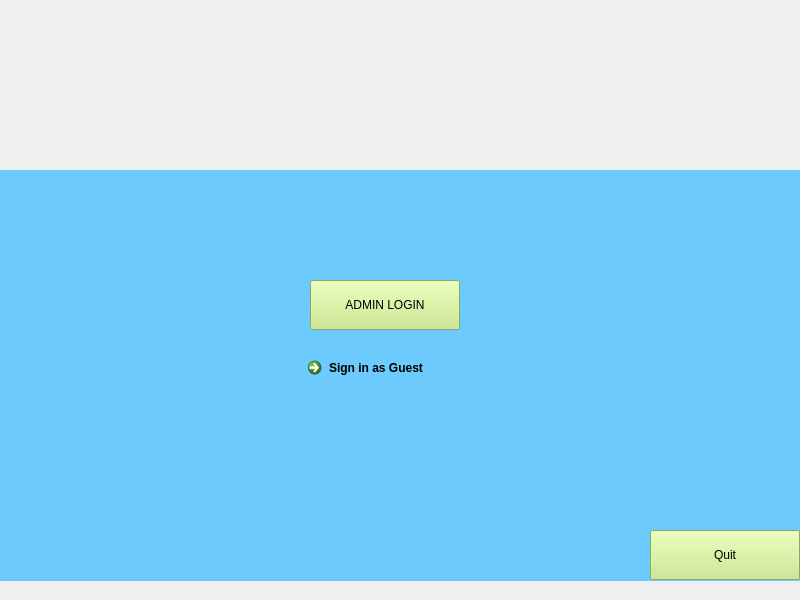
<?xml version="1.0" encoding="UTF-8"?>
<ui version="4.0">
 <class>MainWindow</class>
 <widget class="QMainWindow" name="MainWindow">
  <property name="geometry">
   <rect>
    <x>0</x>
    <y>0</y>
    <width>800</width>
    <height>600</height>
   </rect>
  </property>
  <property name="sizePolicy">
   <sizepolicy hsizetype="Fixed" vsizetype="Fixed">
    <horstretch>0</horstretch>
    <verstretch>0</verstretch>
   </sizepolicy>
  </property>
  <property name="minimumSize">
   <size>
    <width>800</width>
    <height>600</height>
   </size>
  </property>
  <property name="maximumSize">
   <size>
    <width>800</width>
    <height>600</height>
   </size>
  </property>
  <property name="windowTitle">
   <string>MainWindow</string>
  </property>
  <property name="iconSize">
   <size>
    <width>50</width>
    <height>50</height>
   </size>
  </property>
  <widget class="QWidget" name="centralwidget">
   <widget class="QLabel" name="label">
    <property name="enabled">
     <bool>true</bool>
    </property>
    <property name="geometry">
     <rect>
      <x>0</x>
      <y>0</y>
      <width>800</width>
      <height>200</height>
     </rect>
    </property>
    <property name="sizePolicy">
     <sizepolicy hsizetype="Maximum" vsizetype="Fixed">
      <horstretch>0</horstretch>
      <verstretch>0</verstretch>
     </sizepolicy>
    </property>
    <property name="minimumSize">
     <size>
      <width>0</width>
      <height>0</height>
     </size>
    </property>
    <property name="maximumSize">
     <size>
      <width>16777215</width>
      <height>16777215</height>
     </size>
    </property>
    <property name="text">
     <string/>
    </property>
    <property name="pixmap">
     <pixmap>train.png</pixmap>
    </property>
    <property name="scaledContents">
     <bool>true</bool>
    </property>
    <property name="indent">
     <number>0</number>
    </property>
   </widget>
   <widget class="QStackedWidget" name="pages">
    <property name="geometry">
     <rect>
      <x>0</x>
      <y>170</y>
      <width>801</width>
      <height>411</height>
     </rect>
    </property>
    <property name="styleSheet">
     <string notr="true">background-color: rgb(108, 202, 253);</string>
    </property>
    <property name="currentIndex">
     <number>0</number>
    </property>
    <widget class="QWidget" name="page1">
     <widget class="QPushButton" name="admin">
      <property name="geometry">
       <rect>
        <x>310</x>
        <y>110</y>
        <width>150</width>
        <height>50</height>
       </rect>
      </property>
      <property name="sizePolicy">
       <sizepolicy hsizetype="Expanding" vsizetype="Maximum">
        <horstretch>0</horstretch>
        <verstretch>0</verstretch>
       </sizepolicy>
      </property>
      <property name="maximumSize">
       <size>
        <width>16777215</width>
        <height>50</height>
       </size>
      </property>
      <property name="styleSheet">
       <string notr="true">font: 75 italic 18pt &quot;Ubuntu Mono&quot;;
background-color: rgba(197, 232, 126,1);
</string>
      </property>
      <property name="text">
       <string>ADMIN LOGIN</string>
      </property>
     </widget>
     <widget class="QCommandLinkButton" name="guest">
      <property name="geometry">
       <rect>
        <x>300</x>
        <y>180</y>
        <width>168</width>
        <height>36</height>
       </rect>
      </property>
      <property name="styleSheet">
       <string notr="true">font: 75 italic 12pt &quot;Ubuntu Mono&quot;;
background-color: rgba(197, 232, 126,1);
</string>
      </property>
      <property name="text">
       <string>Sign in as Guest</string>
      </property>
     </widget>
     <widget class="QPushButton" name="quit">
      <property name="geometry">
       <rect>
        <x>650</x>
        <y>360</y>
        <width>150</width>
        <height>50</height>
       </rect>
      </property>
      <property name="autoFillBackground">
       <bool>false</bool>
      </property>
      <property name="styleSheet">
       <string notr="true">font: 75 italic 20pt &quot;Ubuntu Mono&quot;;
background-color: rgba(197, 232, 126,1);
</string>
      </property>
      <property name="text">
       <string>Quit</string>
      </property>
      <property name="autoDefault">
       <bool>false</bool>
      </property>
      <property name="default">
       <bool>false</bool>
      </property>
     </widget>
    </widget>
    <widget class="QWidget" name="login_page">
     <widget class="QGroupBox" name="groupBox">
      <property name="geometry">
       <rect>
        <x>39</x>
        <y>49</y>
        <width>311</width>
        <height>191</height>
       </rect>
      </property>
      <property name="title">
       <string>Sign in </string>
      </property>
      <widget class="QLineEdit" name="username">
       <property name="geometry">
        <rect>
         <x>110</x>
         <y>50</y>
         <width>151</width>
         <height>24</height>
        </rect>
       </property>
      </widget>
      <widget class="QLineEdit" name="password">
       <property name="geometry">
        <rect>
         <x>110</x>
         <y>100</y>
         <width>151</width>
         <height>24</height>
        </rect>
       </property>
      </widget>
      <widget class="QLabel" name="label_user">
       <property name="geometry">
        <rect>
         <x>30</x>
         <y>50</y>
         <width>71</width>
         <height>16</height>
        </rect>
       </property>
       <property name="text">
        <string>Username:</string>
       </property>
      </widget>
      <widget class="QLabel" name="label_pass">
       <property name="geometry">
        <rect>
         <x>30</x>
         <y>100</y>
         <width>58</width>
         <height>16</height>
        </rect>
       </property>
       <property name="text">
        <string>Password:</string>
       </property>
      </widget>
      <widget class="QPushButton" name="submit_login">
       <property name="geometry">
        <rect>
         <x>100</x>
         <y>150</y>
         <width>80</width>
         <height>24</height>
        </rect>
       </property>
       <property name="styleSheet">
        <string notr="true">font: 75 bold italic 14pt &quot;Ubuntu Mono&quot;;
background-color: rgba(197, 232, 126,1);
</string>
       </property>
       <property name="text">
        <string>Submit</string>
       </property>
      </widget>
      <widget class="QLabel" name="error_label">
       <property name="geometry">
        <rect>
         <x>10</x>
         <y>20</y>
         <width>281</width>
         <height>21</height>
        </rect>
       </property>
       <property name="styleSheet">
        <string notr="true">font: 75 bold italic 14pt &quot;Ubuntu Mono&quot;;
</string>
       </property>
       <property name="text">
        <string>&lt;html&gt;&lt;head/&gt;&lt;body&gt;&lt;p&gt;&lt;span style=&quot; color:#ef2929;&quot;/&gt;&lt;/p&gt;&lt;/body&gt;&lt;/html&gt;</string>
       </property>
      </widget>
     </widget>
     <widget class="QPushButton" name="back_button">
      <property name="geometry">
       <rect>
        <x>10</x>
        <y>370</y>
        <width>80</width>
        <height>30</height>
       </rect>
      </property>
      <property name="styleSheet">
       <string notr="true">font: 75 bold italic 12pt &quot;Ubuntu Mono&quot;;
background-color: rgba(197, 232, 126,1);
</string>
      </property>
      <property name="text">
       <string>&lt;-- Back</string>
      </property>
     </widget>
    </widget>
    <widget class="QWidget" name="page2">
     <widget class="QCommandLinkButton" name="logout">
      <property name="geometry">
       <rect>
        <x>670</x>
        <y>40</y>
        <width>111</width>
        <height>41</height>
       </rect>
      </property>
      <property name="styleSheet">
       <string notr="true">font: 75 italic 12pt &quot;Ubuntu Mono&quot;;
background-color: rgba(197, 232, 126,1);
</string>
      </property>
      <property name="text">
       <string>Log out</string>
      </property>
     </widget>
     <widget class="QLabel" name="welcome_message">
      <property name="geometry">
       <rect>
        <x>50</x>
        <y>30</y>
        <width>211</width>
        <height>71</height>
       </rect>
      </property>
      <property name="styleSheet">
       <string notr="true">font: 75 bold italic 20pt &quot;Ubuntu Mono&quot;;
</string>
      </property>
      <property name="text">
       <string>Hello, Admin!</string>
      </property>
     </widget>
     <widget class="QLCDNumber" name="date_time">
      <property name="geometry">
       <rect>
        <x>20</x>
        <y>300</y>
        <width>751</width>
        <height>91</height>
       </rect>
      </property>
      <property name="digitCount">
       <number>10</number>
      </property>
     </widget>
     <widget class="QComboBox" name="train_ID">
      <property name="geometry">
       <rect>
        <x>150</x>
        <y>120</y>
        <width>79</width>
        <height>24</height>
       </rect>
      </property>
      <item>
       <property name="text">
        <string>IR1</string>
       </property>
      </item>
      <item>
       <property name="text">
        <string>IR2</string>
       </property>
      </item>
      <item>
       <property name="text">
        <string>IR3</string>
       </property>
      </item>
      <item>
       <property name="text">
        <string>IR4</string>
       </property>
      </item>
      <item>
       <property name="text">
        <string>IR5</string>
       </property>
      </item>
      <item>
       <property name="text">
        <string>RE1</string>
       </property>
      </item>
      <item>
       <property name="text">
        <string>RE2</string>
       </property>
      </item>
      <item>
       <property name="text">
        <string>RE3</string>
       </property>
      </item>
      <item>
       <property name="text">
        <string/>
       </property>
      </item>
     </widget>
     <widget class="QSlider" name="horizontalSlider">
      <property name="geometry">
       <rect>
        <x>150</x>
        <y>180</y>
        <width>181</width>
        <height>16</height>
       </rect>
      </property>
      <property name="orientation">
       <enum>Qt::Horizontal</enum>
      </property>
     </widget>
     <widget class="QLabel" name="delay">
      <property name="geometry">
       <rect>
        <x>155</x>
        <y>200</y>
        <width>171</width>
        <height>20</height>
       </rect>
      </property>
      <property name="styleSheet">
       <string notr="true">font: 75 italic 12pt &quot;Ubuntu Mono&quot;;
background-color: rgba(197, 232, 126,1);
</string>
      </property>
      <property name="text">
       <string>0 minutes</string>
      </property>
     </widget>
     <widget class="QLabel" name="labe_ID">
      <property name="geometry">
       <rect>
        <x>90</x>
        <y>123</y>
        <width>58</width>
        <height>16</height>
       </rect>
      </property>
      <property name="styleSheet">
       <string notr="true">font: 75 bold italic 12pt &quot;Ubuntu Mono&quot;;
</string>
      </property>
      <property name="text">
       <string>ID:</string>
      </property>
     </widget>
     <widget class="QLabel" name="label_delay">
      <property name="geometry">
       <rect>
        <x>80</x>
        <y>180</y>
        <width>58</width>
        <height>16</height>
       </rect>
      </property>
      <property name="styleSheet">
       <string notr="true">font: 75 bold italic 12pt &quot;Ubuntu Mono&quot;;

</string>
      </property>
      <property name="text">
       <string>Delay:</string>
      </property>
     </widget>
     <widget class="QPushButton" name="submit_delay">
      <property name="geometry">
       <rect>
        <x>120</x>
        <y>250</y>
        <width>80</width>
        <height>24</height>
       </rect>
      </property>
      <property name="styleSheet">
       <string notr="true">font: 75 bold italic 14pt &quot;Ubuntu Mono&quot;;
background-color: rgba(197, 232, 126,1);
</string>
      </property>
      <property name="text">
       <string>Submit</string>
      </property>
     </widget>
    </widget>
    <widget class="QWidget" name="page3">
     <widget class="QScrollArea" name="scrollArea">
      <property name="geometry">
       <rect>
        <x>10</x>
        <y>170</y>
        <width>761</width>
        <height>211</height>
       </rect>
      </property>
      <property name="widgetResizable">
       <bool>true</bool>
      </property>
      <widget class="QWidget" name="scrollAreaWidgetContents">
       <property name="geometry">
        <rect>
         <x>0</x>
         <y>0</y>
         <width>759</width>
         <height>209</height>
        </rect>
       </property>
       <layout class="QVBoxLayout" name="verticalLayout_3">
        <item>
         <layout class="QVBoxLayout" name="verticalLayout_2">
          <item>
           <widget class="QLabel" name="info_label">
            <property name="text">
             <string/>
            </property>
            <property name="alignment">
             <set>Qt::AlignLeading|Qt::AlignLeft|Qt::AlignTop</set>
            </property>
           </widget>
          </item>
         </layout>
        </item>
       </layout>
      </widget>
     </widget>
     <widget class="QCommandLinkButton" name="departures">
      <property name="geometry">
       <rect>
        <x>20</x>
        <y>40</y>
        <width>221</width>
        <height>41</height>
       </rect>
      </property>
      <property name="text">
       <string>Check the next hour departures</string>
      </property>
     </widget>
     <widget class="QCommandLinkButton" name="arrivals">
      <property name="geometry">
       <rect>
        <x>20</x>
        <y>80</y>
        <width>211</width>
        <height>41</height>
       </rect>
      </property>
      <property name="text">
       <string>Check the next hour arrivals</string>
      </property>
     </widget>
     <widget class="QLabel" name="schedule_label">
      <property name="geometry">
       <rect>
        <x>20</x>
        <y>120</y>
        <width>261</width>
        <height>41</height>
       </rect>
      </property>
      <property name="styleSheet">
       <string notr="true">font: 75 bold italic 20pt &quot;Ubuntu Mono&quot;;

</string>
      </property>
      <property name="text">
       <string>Today's Schedule:</string>
      </property>
      <property name="wordWrap">
       <bool>false</bool>
      </property>
     </widget>
     <widget class="QPushButton" name="bactToPage1">
      <property name="geometry">
       <rect>
        <x>0</x>
        <y>380</y>
        <width>80</width>
        <height>30</height>
       </rect>
      </property>
      <property name="styleSheet">
       <string notr="true">font: 75 bold italic 12pt &quot;Ubuntu Mono&quot;;
background-color: rgba(197, 232, 126,1);
</string>
      </property>
      <property name="text">
       <string>&lt;-- Back</string>
      </property>
     </widget>
     <zorder>departures</zorder>
     <zorder>arrivals</zorder>
     <zorder>schedule_label</zorder>
     <zorder>bactToPage1</zorder>
     <zorder>scrollArea</zorder>
    </widget>
    <widget class="QWidget" name="page4">
     <widget class="QPushButton" name="backToPage3">
      <property name="geometry">
       <rect>
        <x>0</x>
        <y>380</y>
        <width>80</width>
        <height>30</height>
       </rect>
      </property>
      <property name="styleSheet">
       <string notr="true">font: 75 bold italic 12pt &quot;Ubuntu Mono&quot;;
background-color: rgba(197, 232, 126,1);
</string>
      </property>
      <property name="text">
       <string>&lt;-- Back</string>
      </property>
     </widget>
     <widget class="QScrollArea" name="scrollArea_2">
      <property name="geometry">
       <rect>
        <x>10</x>
        <y>80</y>
        <width>771</width>
        <height>271</height>
       </rect>
      </property>
      <property name="widgetResizable">
       <bool>true</bool>
      </property>
      <widget class="QWidget" name="scrollAreaWidgetContents_2">
       <property name="geometry">
        <rect>
         <x>0</x>
         <y>0</y>
         <width>769</width>
         <height>269</height>
        </rect>
       </property>
       <layout class="QVBoxLayout" name="verticalLayout_4">
        <item>
         <layout class="QVBoxLayout" name="verticalLayout">
          <item>
           <widget class="QLabel" name="next_hour_label">
            <property name="maximumSize">
             <size>
              <width>16777215</width>
              <height>16777179</height>
             </size>
            </property>
            <property name="styleSheet">
             <string notr="true">font:75 italic 12pt &quot;Ubuntu Mono&amp;quot&quot;;


</string>
            </property>
            <property name="text">
             <string>Next Hour Trains Info Here</string>
            </property>
            <property name="alignment">
             <set>Qt::AlignLeading|Qt::AlignLeft|Qt::AlignTop</set>
            </property>
           </widget>
          </item>
         </layout>
        </item>
       </layout>
      </widget>
     </widget>
    </widget>
   </widget>
   <zorder>pages</zorder>
   <zorder>label</zorder>
  </widget>
  <widget class="QMenuBar" name="menubar">
   <property name="geometry">
    <rect>
     <x>0</x>
     <y>0</y>
     <width>800</width>
     <height>21</height>
    </rect>
   </property>
  </widget>
 </widget>
 <resources/>
 <connections/>
</ui>
